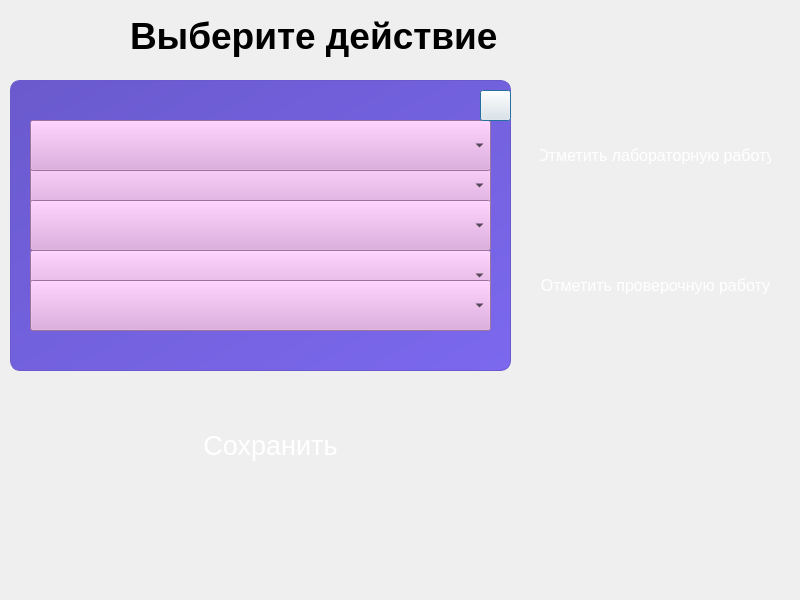
<?xml version="1.0" encoding="UTF-8"?>
<ui version="4.0">
 <class>MainWindowLeader</class>
 <widget class="QDialog" name="MainWindowLeader">
  <property name="geometry">
   <rect>
    <x>0</x>
    <y>0</y>
    <width>800</width>
    <height>600</height>
   </rect>
  </property>
  <property name="windowTitle">
   <string>Dialog</string>
  </property>
  <widget class="QFrame" name="frameWorkArea">
   <property name="geometry">
    <rect>
     <x>10</x>
     <y>80</y>
     <width>501</width>
     <height>291</height>
    </rect>
   </property>
   <property name="styleSheet">
    <string notr="true">QFrame {
    background: qlineargradient(x1:0, y1:0, x2:1, y2:1, stop:0 #6A5ACD, stop:1 #7B68EE);
    border-radius: 10px;
    border: 1px solid #6A5ACD;
}</string>
   </property>
   <property name="frameShape">
    <enum>QFrame::Shape::StyledPanel</enum>
   </property>
   <property name="frameShadow">
    <enum>QFrame::Shadow::Plain</enum>
   </property>
   <widget class="QComboBox" name="comboBoxlab2">
    <property name="geometry">
     <rect>
      <x>20</x>
      <y>170</y>
      <width>461</width>
      <height>51</height>
     </rect>
    </property>
    <property name="font">
     <font>
      <pointsize>22</pointsize>
     </font>
    </property>
    <property name="styleSheet">
     <string notr="true">background-color: #DDA0DD;</string>
    </property>
    <property name="placeholderText">
     <string>Выберите лабораторную</string>
    </property>
   </widget>
   <widget class="QComboBox" name="comboBoxlab">
    <property name="enabled">
     <bool>true</bool>
    </property>
    <property name="geometry">
     <rect>
      <x>20</x>
      <y>80</y>
      <width>461</width>
      <height>51</height>
     </rect>
    </property>
    <property name="font">
     <font>
      <pointsize>22</pointsize>
     </font>
    </property>
    <property name="styleSheet">
     <string notr="true">background-color: #DDA0DD;</string>
    </property>
    <property name="placeholderText">
     <string>Выберите студента</string>
    </property>
   </widget>
   <widget class="QComboBox" name="comboBoxtest">
    <property name="geometry">
     <rect>
      <x>20</x>
      <y>40</y>
      <width>461</width>
      <height>51</height>
     </rect>
    </property>
    <property name="font">
     <font>
      <pointsize>22</pointsize>
     </font>
    </property>
    <property name="styleSheet">
     <string notr="true">background-color: #DDA0DD;</string>
    </property>
    <property name="placeholderText">
     <string>Выберите студента</string>
    </property>
   </widget>
   <widget class="QComboBox" name="comboBoxtest2">
    <property name="geometry">
     <rect>
      <x>20</x>
      <y>120</y>
      <width>461</width>
      <height>51</height>
     </rect>
    </property>
    <property name="font">
     <font>
      <pointsize>22</pointsize>
     </font>
    </property>
    <property name="styleSheet">
     <string notr="true">background-color: #DDA0DD;</string>
    </property>
    <property name="placeholderText">
     <string>Выберите тему</string>
    </property>
   </widget>
   <widget class="QComboBox" name="comboBoxtest3">
    <property name="geometry">
     <rect>
      <x>20</x>
      <y>200</y>
      <width>461</width>
      <height>51</height>
     </rect>
    </property>
    <property name="font">
     <font>
      <pointsize>22</pointsize>
     </font>
    </property>
    <property name="styleSheet">
     <string notr="true">background-color: #DDA0DD;</string>
    </property>
    <property name="placeholderText">
     <string>Выберите оценку</string>
    </property>
   </widget>
   <widget class="QPushButton" name="btnShowMatchingTemperament">
    <property name="geometry">
     <rect>
      <x>470</x>
      <y>10</y>
      <width>31</width>
      <height>31</height>
     </rect>
    </property>
    <property name="text">
     <string/>
    </property>
    <property name="icon">
     <iconset theme="QIcon::ThemeIcon::HelpAbout"/>
    </property>
   </widget>
  </widget>
  <widget class="QPushButton" name="btnLab">
   <property name="geometry">
    <rect>
     <x>530</x>
     <y>120</y>
     <width>251</width>
     <height>71</height>
    </rect>
   </property>
   <property name="font">
    <font>
     <pointsize>12</pointsize>
    </font>
   </property>
   <property name="styleSheet">
    <string notr="true">QPushButton {
    /* Исходный градиент: от тёмно-фиолетового (#4B0082) к пурпурному (#8B008B) */
    background: qlineargradient(x1:0, y1:0, x2:1, y2:1,
        stop:0 #4B0082, stop:1 #8B008B);
    color: white;
    border-radius: 20px;
    border: none;
    padding: 10px;
}

QPushButton:hover {
    /* Новый градиент: добавляем ярко-розовый (#FF00FF) */
    background: qlineargradient(x1:0, y1:0, x2:1, y2:1,
        stop:0 #FF00FF, stop:1 #8B008B);
}

QPushButton:pressed {
    /* При нажатии — более тёмный розовый (#CC00CC) */
    background: qlineargradient(x1:0, y1:0, x2:1, y2:1,
        stop:0 #CC00CC, stop:1 #6A006A);
}</string>
   </property>
   <property name="text">
    <string>Отметить лабораторную работу</string>
   </property>
  </widget>
  <widget class="QPushButton" name="btnTest">
   <property name="geometry">
    <rect>
     <x>530</x>
     <y>250</y>
     <width>251</width>
     <height>71</height>
    </rect>
   </property>
   <property name="font">
    <font>
     <pointsize>12</pointsize>
    </font>
   </property>
   <property name="styleSheet">
    <string notr="true">QPushButton {
    /* Исходный градиент: от тёмно-фиолетового (#4B0082) к пурпурному (#8B008B) */
    background: qlineargradient(x1:0, y1:0, x2:1, y2:1,
        stop:0 #4B0082, stop:1 #8B008B);
    color: white;
    border-radius: 20px;
    border: none;
    padding: 10px;
}

QPushButton:hover {
    /* Новый градиент: добавляем ярко-розовый (#FF00FF) */
    background: qlineargradient(x1:0, y1:0, x2:1, y2:1,
        stop:0 #FF00FF, stop:1 #8B008B);
}

QPushButton:pressed {
    /* При нажатии — более тёмный розовый (#CC00CC) */
    background: qlineargradient(x1:0, y1:0, x2:1, y2:1,
        stop:0 #CC00CC, stop:1 #6A006A);
}</string>
   </property>
   <property name="text">
    <string>Отметить проверочную работу</string>
   </property>
  </widget>
  <widget class="QPushButton" name="btnSave">
   <property name="geometry">
    <rect>
     <x>50</x>
     <y>410</y>
     <width>441</width>
     <height>71</height>
    </rect>
   </property>
   <property name="font">
    <font>
     <family>Segoe UI</family>
     <pointsize>20</pointsize>
    </font>
   </property>
   <property name="styleSheet">
    <string notr="true">QPushButton {
    /* Исходный градиент: от тёмно-фиолетового (#4B0082) к пурпурному (#8B008B) */
    background: qlineargradient(x1:0, y1:0, x2:1, y2:1,
        stop:0 #4B0082, stop:1 #8B008B);
    color: white;
    border-radius: 20px;
    border: none;
    padding: 10px;
}

QPushButton:hover {
    /* Новый градиент: добавляем ярко-розовый (#FF00FF) */
    background: qlineargradient(x1:0, y1:0, x2:1, y2:1,
        stop:0 #FF00FF, stop:1 #8B008B);
}

QPushButton:pressed {
    /* При нажатии — более тёмный розовый (#CC00CC) */
    background: qlineargradient(x1:0, y1:0, x2:1, y2:1,
        stop:0 #CC00CC, stop:1 #6A006A);
}</string>
   </property>
   <property name="text">
    <string>Сохранить</string>
   </property>
  </widget>
  <widget class="QLabel" name="label">
   <property name="geometry">
    <rect>
     <x>130</x>
     <y>10</y>
     <width>611</width>
     <height>51</height>
    </rect>
   </property>
   <property name="font">
    <font>
     <family>Segoe UI</family>
     <pointsize>28</pointsize>
     <bold>true</bold>
    </font>
   </property>
   <property name="layoutDirection">
    <enum>Qt::LayoutDirection::LeftToRight</enum>
   </property>
   <property name="text">
    <string>Выберите действие</string>
   </property>
  </widget>
 </widget>
 <resources/>
 <connections/>
</ui>
